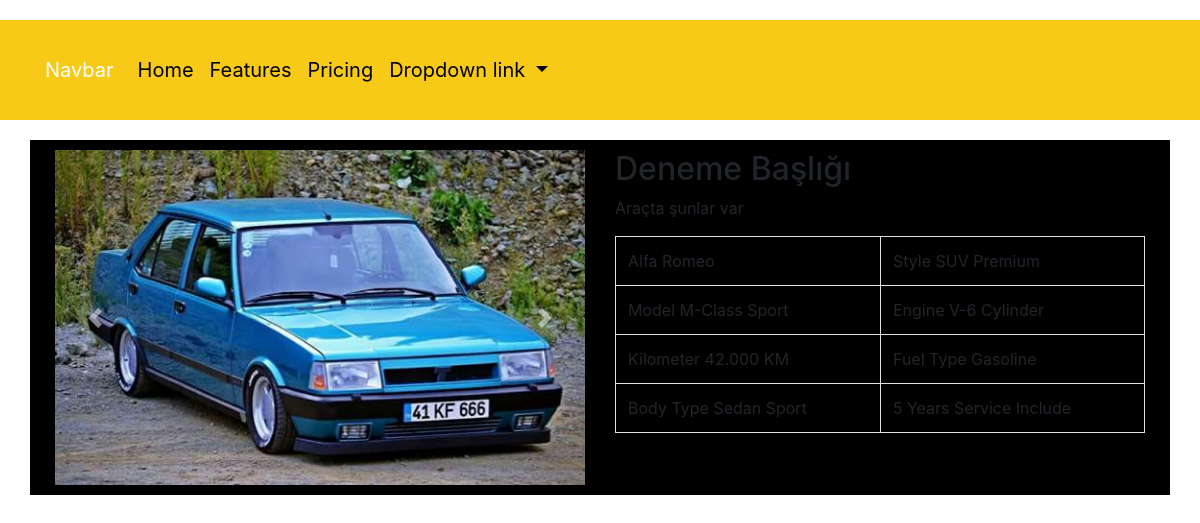
/cars/car/1, run on the app's committed database.
### cars/models.py (models this page shows, shortened)
class GetMyCars(models.Model):
    title=models.CharField(max_length=120,verbose_name="Başlık")
    owner=models.ForeignKey("auth.User",verbose_name="Kullanıcı",on_delete=models.CASCADE)
    marka=models.ForeignKey(Marka,on_delete=models.CASCADE,verbose_name="Marka")
    model = models.ForeignKey(Model, on_delete=models.CASCADE, verbose_name="Model")
    content=models.TextField()
    km=models.IntegerField(verbose_name="Kilometre")
    add_date=models.DateTimeField(auto_now_add=True)
    gear = models.ForeignKey(Gear, on_delete=models.CASCADE, verbose_name="Vites")
    price=models.IntegerField(verbose_name="Fiyat")
    carYear=models.IntegerField(verbose_name="Yıl")
    car_img1=models.FileField(blank=True,null=True,verbose_name="Görsel")
    car_img2 = models.FileField(blank=True, null=True, verbose_name="Görsel")
    car_img3 = models.FileField(blank=True, null=True, verbose_name="Görsel")
    car_img4 = models.FileField(blank=True, null=True, verbose_name="Görsel")

class Marka(models.Model):
    markaName = models.CharField(max_length=120,verbose_name="marka")
    def __str__(self):
        return self.markaName

### cars/views.py (the view)
# urls.py: path('car/<int:id>' ,views.detail,name="detail"),
def detail(request,id):
    car = get_object_or_404(GetMyCars,id=id)
    return render(request,"detail.html",{"car":car})

### template/detail.html (shortened to what this page needs)
{% extends 'layout.html' %}
{% load static %}
{% block body%}
<div class="container">
    <div class="row" style="background-color:black;padding:10px;">
        <div class="col-md-6">
            <div id="carouselExampleControls" class="carousel slide" data-ride="carousel">
  <div class="carousel-inner">
    <div class="carousel-item active">
        {% if car.car_img1 %}
        <img src="{{car.car_img1.url}}" alt="" class="img-fluid" />
        {% else %}
        <img src="{%static "default.jpg"%}" alt="" class="img-fluid" />
        {% endif %}
    </div>
      <div class="carosel-item">
      </div>
  </div>
  <a class="carousel-control-prev" href="#carouselExampleControls" role="button" data-slide="prev">
    <span class="carousel-control-prev-icon" aria-hidden="true"></span>
  </a>
  <a class="carousel-control-next" href="#carouselExampleControls" role="button" data-slide="next">
    <span class="carousel-control-next-icon" aria-hidden="true"></span>
  </a>
</div>
             </div>
        <div class="col-md-6">
                  <div class="r-car-info-content">
                    <h2 class="r-product-name"> {{car.title}} </h2>
                    <p class="r-product-description">{{car.content}}</p>
                    <div class="table-responsive">
                      <table class="table table-bordered">
                        <tr>
                          <td>{{car.marka}}</td>
                          <td>Style SUV Premium </td>
                        </tr>
                        <tr>
                          <td>Model M-Class Sport</td>
                          <td>Engine V-6 Cylinder</td>
                        </tr>
                        <tr>
                          <td>Kilometer 42.000 KM</td>
                          <td>Fuel Type Gasoline</td>
                        </tr>
                        <tr>
                          <td>Body Type Sedan Sport</td>
                          <td>5 Years Service Include</td>
                        </tr>
                      </table>
                    </div>
                  </div>
                </div>
              </div>
    </div>
{% endblock body %}

### template/layout.html (style rules this page uses)
body { background-image:url("http://jthemes.org/html/royalcars/assets/images/main-slider-04.jpg"); background-repeat:no-repeat; background-position:top center; }

### template/includes/newnawbar.html (style rules this page uses)
a { color:black; font-size:20px; }

### data on the page
GetMyCars: car_img1 (picture), title "Deneme Başlığı", content "Araçta şunlar var", marka "Alfa Romeo"
